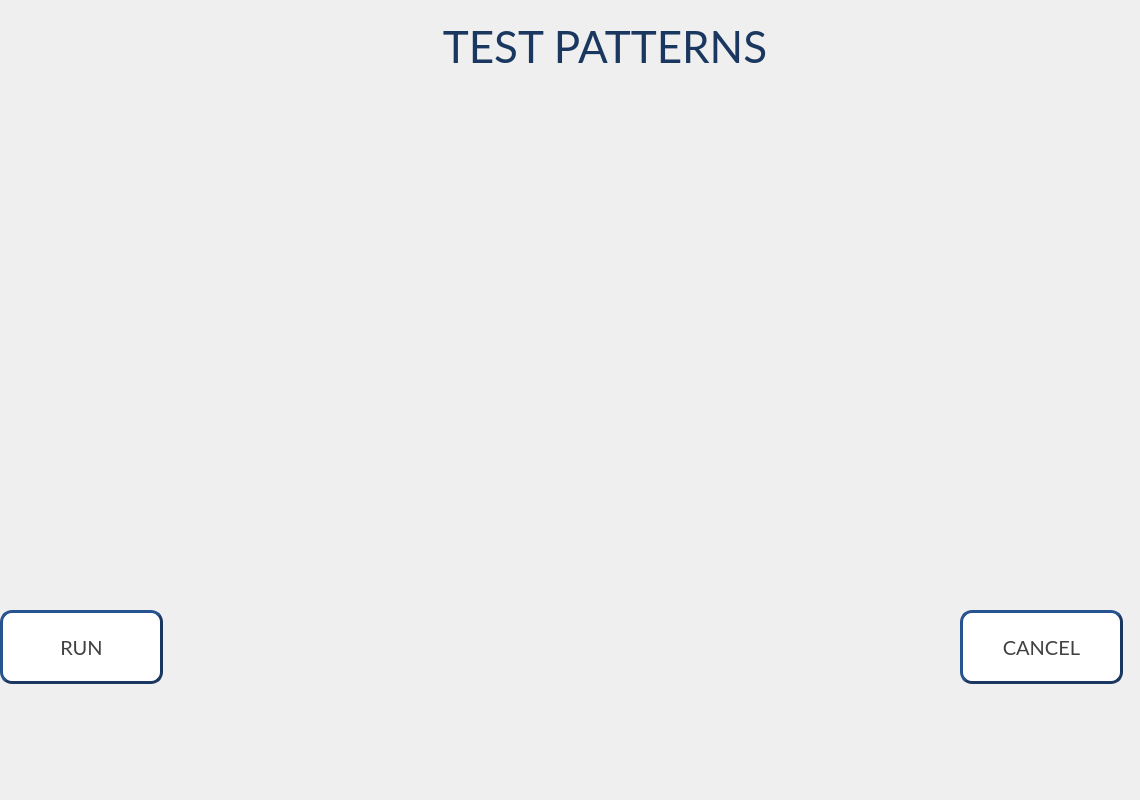
<?xml version="1.0" encoding="UTF-8"?>
<ui version="4.0">
 <class>HNS_Test_Pattern_Screen</class>
 <widget class="QWidget" name="HNS_Test_Pattern_Screen">
  <property name="geometry">
   <rect>
    <x>0</x>
    <y>0</y>
    <width>1140</width>
    <height>800</height>
   </rect>
  </property>
  <property name="windowTitle">
   <string>Form</string>
  </property>
  <widget class="HNS_Message_Preview" name="GV_TestPattern1" native="true">
   <property name="geometry">
    <rect>
     <x>170</x>
     <y>110</y>
     <width>230</width>
     <height>125</height>
    </rect>
   </property>
   <property name="styleSheet">
    <string notr="true"/>
   </property>
  </widget>
  <widget class="QPushButton" name="PB_TestPattern_Cancel">
   <property name="geometry">
    <rect>
     <x>960</x>
     <y>610</y>
     <width>163</width>
     <height>74</height>
    </rect>
   </property>
   <property name="font">
    <font>
     <family>Lato</family>
     <pointsize>15</pointsize>
    </font>
   </property>
   <property name="styleSheet">
    <string notr="true">QPushButton{
	background-color:#FFFFFF;
	color:#414141;
	border-style:outset;
	border-width:3px;
	border-color:#1A3760;
	border-radius:12px;
}</string>
   </property>
   <property name="text">
    <string>CANCEL</string>
   </property>
  </widget>
  <widget class="QPushButton" name="PB_TestPattern_Run">
   <property name="geometry">
    <rect>
     <x>0</x>
     <y>610</y>
     <width>163</width>
     <height>74</height>
    </rect>
   </property>
   <property name="font">
    <font>
     <family>Lato</family>
     <pointsize>15</pointsize>
    </font>
   </property>
   <property name="styleSheet">
    <string notr="true">QPushButton{
	background-color:#FFFFFF;
	color:#414141;
	border-style:outset;
	border-width:3px;
	border-color:#1A3760;
	border-radius:12px;
}</string>
   </property>
   <property name="text">
    <string>RUN</string>
   </property>
  </widget>
  <widget class="QLabel" name="LBL_TestPattern_Title">
   <property name="geometry">
    <rect>
     <x>230</x>
     <y>20</y>
     <width>750</width>
     <height>51</height>
    </rect>
   </property>
   <property name="font">
    <font>
     <family>Lato</family>
     <pointsize>33</pointsize>
    </font>
   </property>
   <property name="styleSheet">
    <string notr="true">color:#1A3760</string>
   </property>
   <property name="text">
    <string>TEST PATTERNS</string>
   </property>
   <property name="alignment">
    <set>Qt::AlignCenter</set>
   </property>
  </widget>
  <widget class="HNS_Message_Preview" name="GV_TestPattern2" native="true">
   <property name="geometry">
    <rect>
     <x>470</x>
     <y>110</y>
     <width>230</width>
     <height>125</height>
    </rect>
   </property>
   <property name="styleSheet">
    <string notr="true"/>
   </property>
  </widget>
 </widget>
 <customwidgets>
  <customwidget>
   <class>HNS_Message_Preview</class>
   <extends>QWidget</extends>
   <header>hns_message_preview.h</header>
   <container>1</container>
  </customwidget>
 </customwidgets>
 <resources/>
 <connections/>
</ui>
